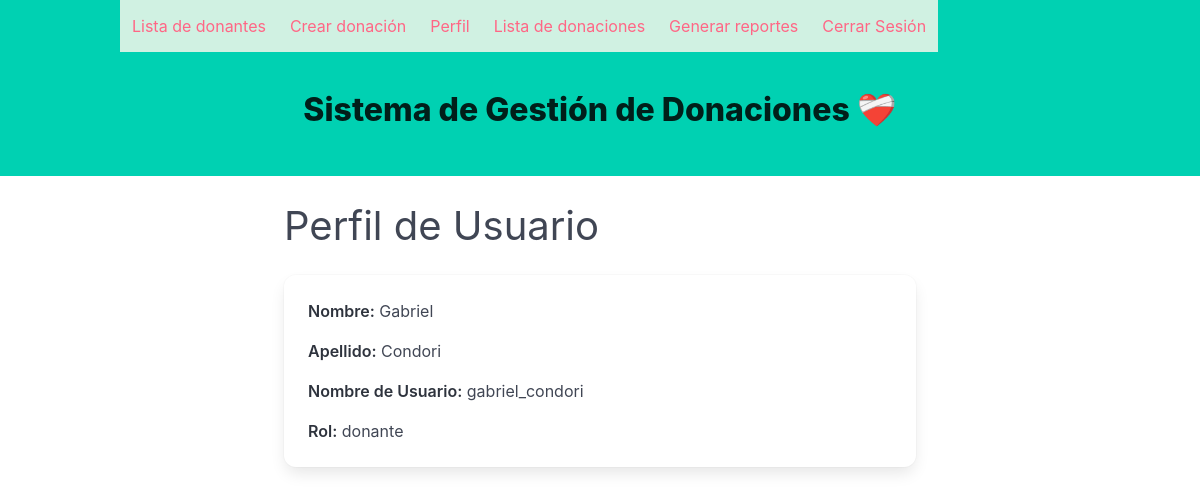
The page /profile/2 (signed in) on the database its author committed.
### models/user_model.py (models this page shows, shortened)
class User(db.Model, UserMixin):
  __tablename__ = 'donantes'
  id = db.Column(db.Integer, primary_key=True)
  nombre = db.Column(db.String(100), nullable=False)
  apellido = db.Column(db.String(100), nullable=False)
  email = db.Column(db.String(100), nullable=False, unique=True)
  telefono = db.Column(db.String(100), nullable=False)
  direccion = db.Column(db.String(100), nullable=False)
  fecha_registro = db.Column(db.Date, nullable=False)
  username = db.Column(db.String(100), nullable=False, unique=True)
  password_hash = db.Column(db.String(128), nullable=False)
  role = db.Column(db.String(100), nullable=False, default="donante")
  @staticmethod
  def get_by_id(id):
    return User.query.get(id)
  def has_role(self, role):
    return self.role == role

### controllers/user_controller.py (the view)
@user_bp.route("/profile/<int:id>")
@login_required
def profile(id):
    user = User.get_by_id(id)
    return user_view.perfil(user)

### run.py (called while the page is built)
@login_manager.user_loader
def load_user(user_id):
    return User.query.get(int(user_id))

### views/user_view.py (called while the page is built)
def perfil(user):
  return render_template(
    "profile.html",
    title="Perfil de donante",
    current_user=current_user,
    user=user,
    )

### templates/profile.html
{% extends 'base.html' %}
{% block content %}
<h2 class="subtitle is-2" style="margin-top: 25px ;">Perfil de Usuario</h2>
<div class="card">
    <div class="card-content">
        <div class="content">
            <p><strong>Nombre:</strong> {{ user.nombre }}</p>
            <p><strong>Apellido:</strong> {{ user.apellido }}</p>
            <p><strong>Nombre de Usuario:</strong> {{ user.username }}</p>
            <p><strong>Rol:</strong> {{ user.role }}</p>
        </div>
    </div>
</div>
{% endblock %}

### rows shown on the page
User: nombre "Gabriel", apellido "Condori", username "gabriel_condori", role "donante"
